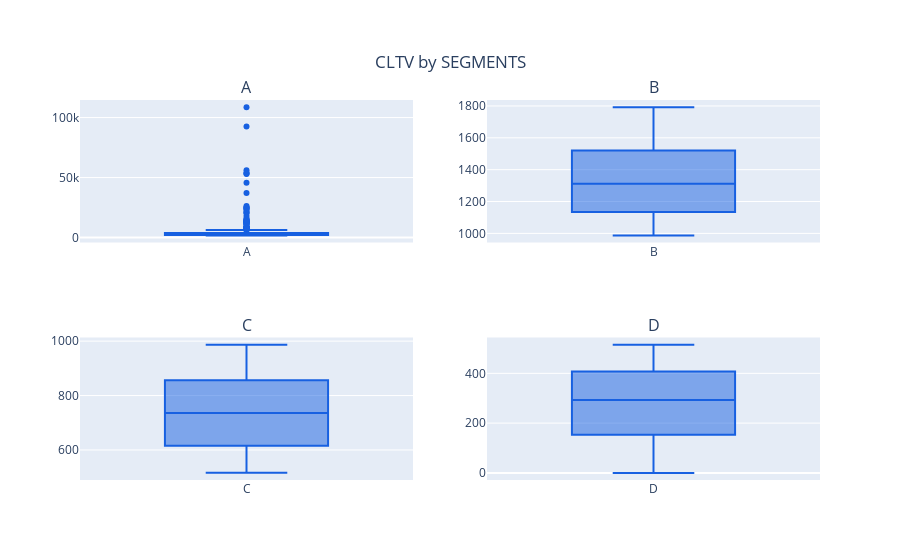

Notebook cell for this chart:
### Code cell
fig = make_subplots(rows=2,
                    cols=2,
                    subplot_titles=("A", "B",'C','D'))

fig.add_trace(go.Box(y =cltv[cltv['segment']=='A']['clv'],showlegend=False,
                     name = 'A',
                     marker_color='#1760E1'),row=1,col=1)
fig.add_trace(go.Box(y =cltv[cltv['segment']=='B']['clv'],showlegend=False,
                     name = 'B',
                     marker_color='#1760E1'),row=1,col=2)
fig.add_trace(go.Box(y =cltv[cltv['segment']=='C']['clv'],showlegend=False,
                     name = 'C',
                     marker_color='#1760E1'),row=2,col=1)
fig.add_trace(go.Box(y =cltv[cltv['segment']=='D']['clv'],showlegend=False,
                     name = 'D',
                     marker_color='#1760E1'),row=2,col=2)

fig.update_layout(title={'text': "CLTV by SEGMENTS",
                         'y':0.9,
                         'x':0.5,
                         'xanchor': 'center',
                         'yanchor': 'top'},
                  template='plotly')
#fig = go.Figure(data=data, layout=layout)      
iplot(fig)

### Figure 1 — Plotly figure (JSON) as saved in the notebook; plotly's stock layout.template omitted (floating-point values rounded to 4 significant figures; data arrays with more than 128 entries replaced by an {"elided": "..."} marker saying what was removed)
{"data": [{"marker": {"color": "#1760E1"}, "name": "A", "showlegend": false, "xaxis": "x", "y": {"elided": "711 float values"}, "yaxis": "y", "type": "box"}, {"marker": {"color": "#1760E1"}, "name": "B", "showlegend": false, "xaxis": "x2", "y": {"elided": "711 float values"}, "yaxis": "y2", "type": "box"}, {"marker": {"color": "#1760E1"}, "name": "C", "showlegend": false, "xaxis": "x3", "y": {"elided": "711 float values"}, "yaxis": "y3", "type": "box"}, {"marker": {"color": "#1760E1"}, "name": "D", "showlegend": false, "xaxis": "x4", "y": {"elided": "712 float values"}, "yaxis": "y4", "type": "box"}], "layout": {"annotations": [{"font": {"size": 16}, "showarrow": false, "text": "A", "x": 0.225, "xanchor": "center", "xref": "paper", "y": 1, "yanchor": "bottom", "yref": "paper"}, {"font": {"size": 16}, "showarrow": false, "text": "B", "x": 0.775, "xanchor": "center", "xref": "paper", "y": 1, "yanchor": "bottom", "yref": "paper"}, {"font": {"size": 16}, "showarrow": false, "text": "C", "x": 0.225, "xanchor": "center", "xref": "paper", "y": 0.375, "yanchor": "bottom", "yref": "paper"}, {"font": {"size": 16}, "showarrow": false, "text": "D", "x": 0.775, "xanchor": "center", "xref": "paper", "y": 0.375, "yanchor": "bottom", "yref": "paper"}], "title": {"text": "CLTV by SEGMENTS", "x": 0.5, "xanchor": "center", "y": 0.9, "yanchor": "top"}, "xaxis": {"anchor": "y", "domain": [0, 0.45]}, "yaxis": {"anchor": "x", "domain": [0.625, 1]}, "xaxis2": {"anchor": "y2", "domain": [0.55, 1]}, "yaxis2": {"anchor": "x2", "domain": [0.625, 1]}, "xaxis3": {"anchor": "y3", "domain": [0, 0.45]}, "yaxis3": {"anchor": "x3", "domain": [0, 0.375]}, "xaxis4": {"anchor": "y4", "domain": [0.55, 1]}, "yaxis4": {"anchor": "x4", "domain": [0, 0.375]}}}
